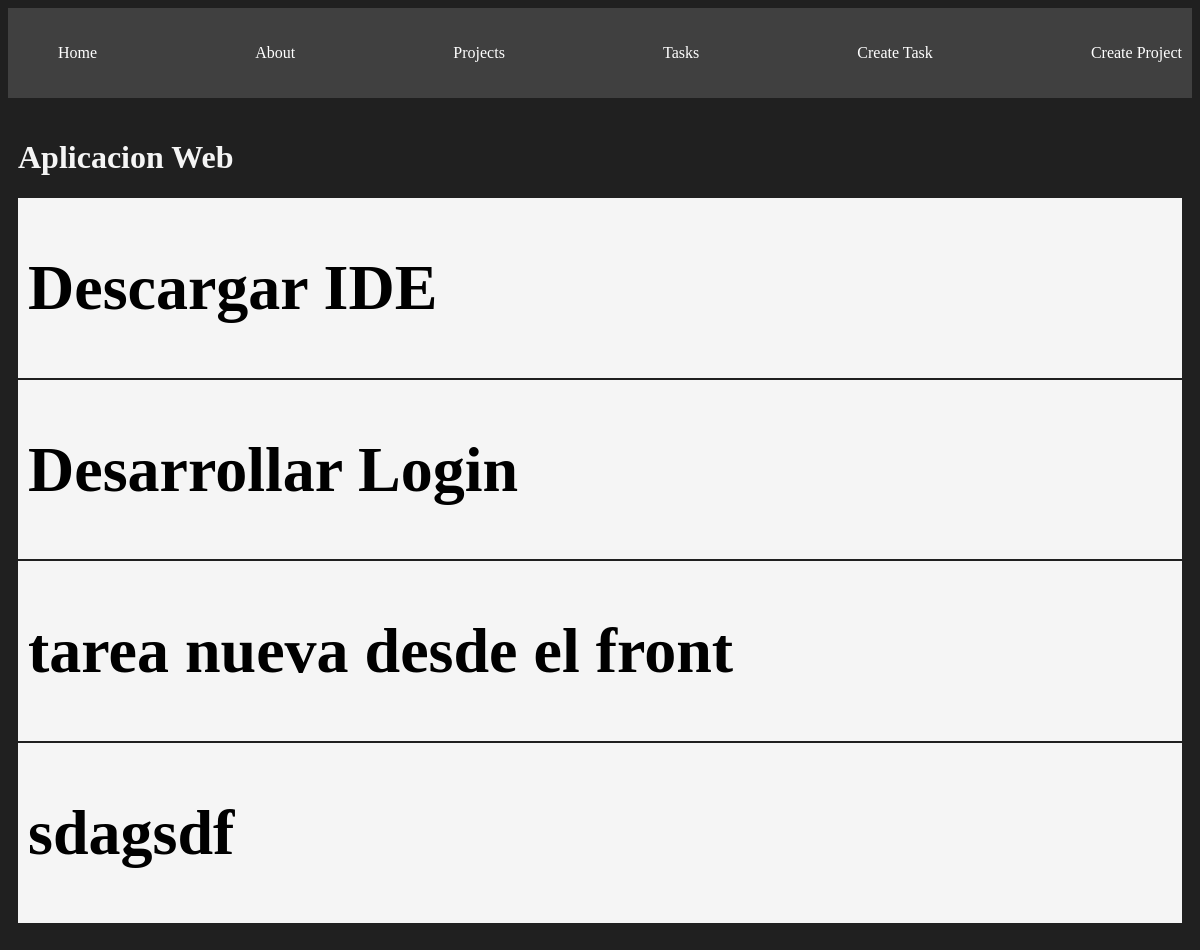
Before: /projects/1 with the older database file.
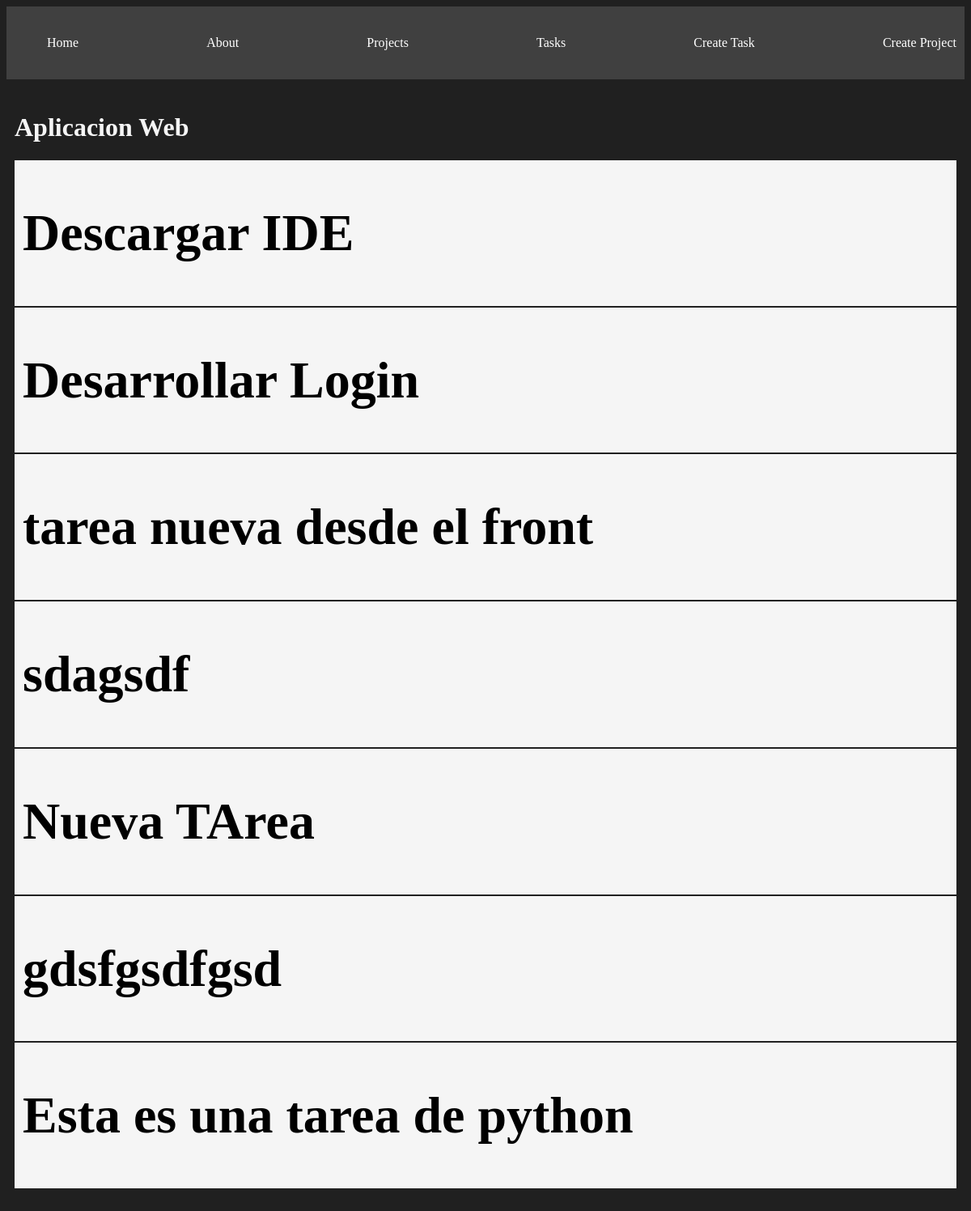
After: the same page with the newer database file.
### myapp/models.py (models this page shows, shortened)
class Task(models.Model):
    title = models.CharField(max_length=200)
    description = models.TextField()
    project = models.ForeignKey(Project, on_delete=models.CASCADE)
    done = models.BooleanField(default=False)

### myapp/views.py (the view)
# urls.py: path('projects/<int:id>', views.project_detail, name='project_detail'),
def project_detail(request, id ):
    project = get_object_or_404(Project, id=id)
    tasks = Task.objects.filter(project_id=id)
    return render(request, 'projects/detail.html', {
        'project': project,
        'tasks': tasks
    })

### myapp/models.py (called while the page is built)
    def __str__(self):
        return self.name

### myapp/templates/projects/detail.html
{% extends 'layouts/base.html' %}
{% block content %}
<h1>{{project}}<h1>
{% for task in tasks %}
    <div class="card">
        <h1>{{task.title}}</h1>
    </div>
{% endfor %}
{% endblock %}

Changed rows visible on the page:
added Task: title "Nueva TArea"
added Task: title "gdsfgsdfgsd"
added Task: title "Esta es una tarea de python"
